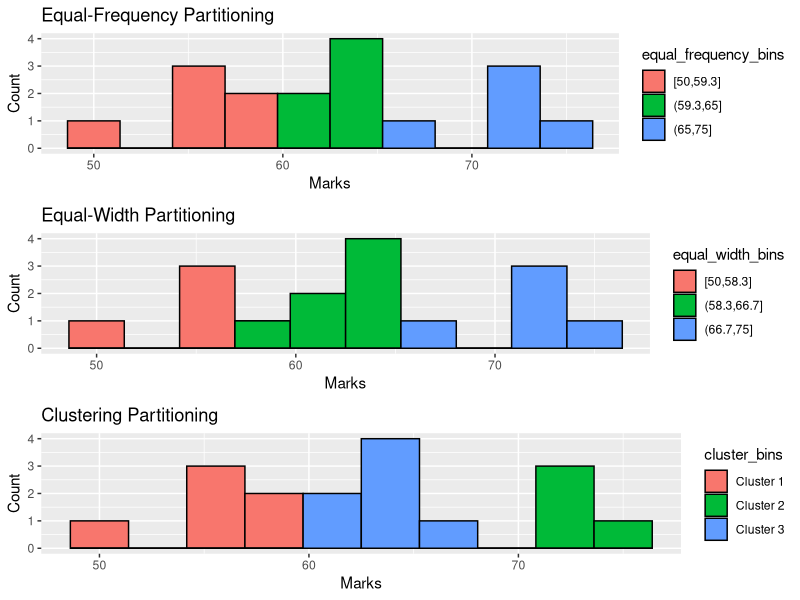

The R script that drew this image:
# Load necessary libraries
library(ggplot2)
library(gridExtra)

# Step 1: Create a vector of the marks
marks <- c(55, 60, 71, 63, 55, 65, 50, 55, 58, 59, 61, 63, 65, 67, 71, 72, 75)

# Step 2: Equal-frequency (equi-depth) partitioning
equal_frequency_bins <- cut(marks, breaks = quantile(marks, probs = seq(0, 1, by = 1/3)), include.lowest = TRUE)
table(equal_frequency_bins)

# Step 3: Equal-width partitioning
equal_width_bins <- cut(marks, breaks = seq(min(marks), max(marks), length.out = 4), include.lowest = TRUE)
table(equal_width_bins)

# Step 4: Clustering using k-means
set.seed(42) # For reproducibility
kmeans_result <- kmeans(marks, centers = 3)
cluster_bins <- factor(kmeans_result$cluster, labels = c("Cluster 1", "Cluster 2", "Cluster 3"))
table(cluster_bins)

# Step 5: Plot histograms for each partitioning method
# Plot histogram for equal-frequency partitioning
hist_equal_frequency <- ggplot(data.frame(marks, equal_frequency_bins), aes(x = marks)) +
  geom_histogram(aes(fill = equal_frequency_bins), bins = 10, color = "black", position = "identity") +
  labs(title = "Equal-Frequency Partitioning", x = "Marks", y = "Count")

# Plot histogram for equal-width partitioning
hist_equal_width <- ggplot(data.frame(marks, equal_width_bins), aes(x = marks)) +
  geom_histogram(aes(fill = equal_width_bins), bins = 10, color = "black", position = "identity") +
  labs(title = "Equal-Width Partitioning", x = "Marks", y = "Count")

# Plot histogram for clustering
hist_clustering <- ggplot(data.frame(marks, cluster_bins), aes(x = marks)) +
  geom_histogram(aes(fill = cluster_bins), bins = 10, color = "black", position = "identity") +
  labs(title = "Clustering Partitioning", x = "Marks", y = "Count")

# Arrange all histograms in one plot
grid.arrange(hist_equal_frequency, hist_equal_width, hist_clustering, nrow = 3)
